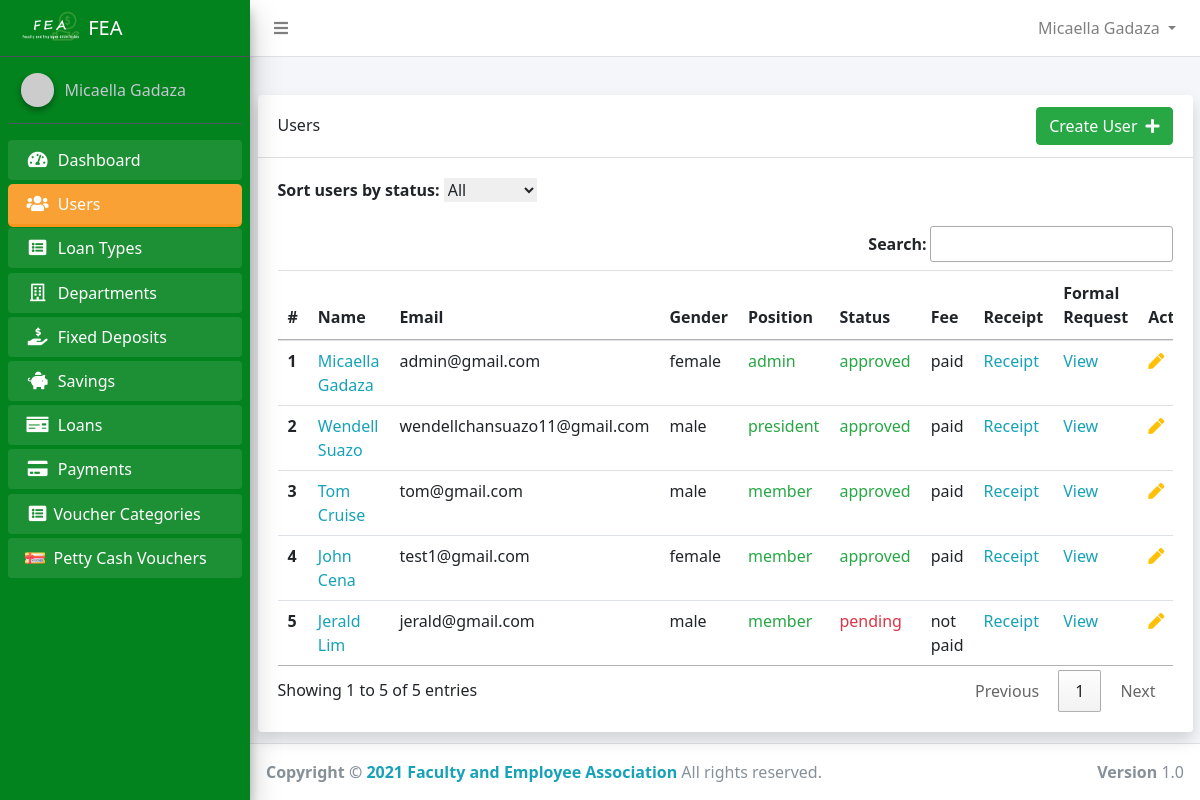
The page /admin/admin_users.php (signed in) on the database as committed earlier.
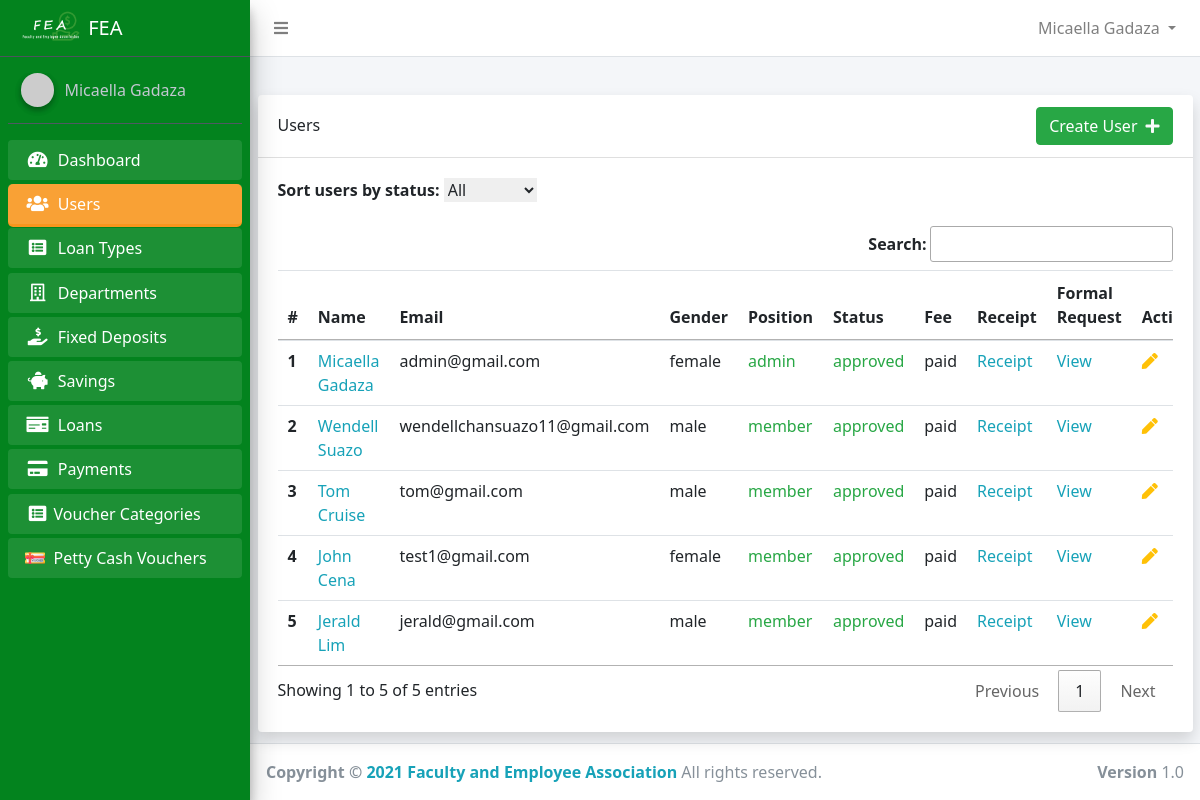
The same page on the database as committed later.
### tables this page shows
CREATE TABLE `users` (
  `id` int(11) NOT NULL,
  `account_number` varchar(50) NOT NULL,
  `firstname` varchar(50) NOT NULL,
  `middlename` varchar(50) NOT NULL,
  `lastname` varchar(50) NOT NULL,
  `home_address` varchar(255) NOT NULL,
  `permanent_address` varchar(255) NOT NULL,
  `gender` varchar(50) NOT NULL,
  `birth_date` varchar(255) DEFAULT NULL,
  `contact_number` varchar(50) NOT NULL,
  `email` varchar(50) NOT NULL,
  `password` varchar(50) NOT NULL,
  `position_id` int(11) DEFAULT NULL,
  `sg` int(11) NOT NULL,
  `employment_status` varchar(50) NOT NULL,
  `department_id` int(11) NOT NULL,
  `name_of_spouse` varchar(100) NOT NULL,
  `fathers_name` varchar(100) NOT NULL,
  `mothers_maiden_name` varchar(50) NOT NULL,
  `beneficiary` varchar(255) NOT NULL,
  `paid_membership` tinyint(1) NOT NULL DEFAULT 0,
  `active` tinyint(1) NOT NULL DEFAULT 0,
  `reason1` text DEFAULT NULL,
  `reason2` text DEFAULT NULL,
  `reason3` text DEFAULT NULL,
  `created_at` timestamp NOT NULL DEFAULT current_timestamp()
);

CREATE TABLE `positions` (
  `id` int(11) NOT NULL,
  `name` varchar(50) NOT NULL
);

### app/config/config.php (called while the page is built, shortened)
<?php
class Connection
{
    public $conn;
    public function __construct()
    {
        try {
            $dsn = 'mysql:host=' . HOST . ';dbname=' . DB_NAME;
            $this->conn = new PDO($dsn, USERNAME, PASSWORD);
            $this->conn->setAttribute(PDO::ATTR_DEFAULT_FETCH_MODE, PDO::FETCH_OBJ);
            $this->conn->setAttribute(PDO::ATTR_EMULATE_PREPARES, false);
        } catch (PDOException $e) {
            echo "Error!: " . $e->getMessage() . "<br/>";
            die();
        }
        return $this->conn;
    }
}

### app/controllers/admin/UserController.php (called while the page is built, shortened)
<?php
class AdminUser extends Connection
{
    public function index($status)
    {
        if ($status === '' || $status === 'all') {
            $sql = "SELECT * FROM users";
            $stmt = $this->conn->query($sql);
            $stmt->execute();
            return $stmt->fetchAll();
        } else {
            $sql = "SELECT * FROM users WHERE active=:status";
            $stmt = $this->conn->prepare($sql);
            $stmt->execute(['status' => $status]);
            return $stmt->fetchAll();
        }
    }
    public function getPosition($id)
    {
        $sql = "SELECT * FROM positions WHERE id=:id";
        $stmt = $this->conn->prepare($sql);
        $stmt->execute(['id' => $id]);
        $position = $stmt->fetch();
        if ($position->name) {
            return $position->name;
        }
    }
}

### admin/admin_users.php (the view, shortened to what the changed rows need)
<?php
require_once  '../app/includes/admin/header.php';
$adminUser = new AdminUser();
$users = $adminUser->index('');
?>
<div class="container">
    <div class="card shadow">
        <div class="card-body">
            <div class="table-responsive">
                <?php if ($users) : ?>
                    <table class="table" id="myTable">
                        <thead>
                            <tr>
                                <th scope="col">#</th>
                                <th scope="col">Name</th>
                                <th scope="col">Email</th>
                                <th scope="col">Gender</th>
                                <th scope="col">Position</th>
                                <th scope="col">Status</th>
                                <th scope="col">Fee</th>
                                <th scope="col">Receipt</th>
                                <th scope="col">Formal Request</th>
                                <th scope="col">Actions</th>
                            </tr>
                        </thead>
                        <tbody>
                            <?php foreach ($users as $key => $singleUser) : ?>
                                <tr class="align-items-center">
                                    <th scope="row"><?php echo $key + 1 ?></th>
                                    <td><a class="text-info" href="admin_user_detail.php?id=<?php echo $singleUser->id ?>"><?php echo ucfirst($singleUser->firstname) . ' ' . ucfirst($singleUser->lastname) ?></a></td>
                                    <td><?php echo $singleUser->email ?></td>
                                    <td><?php echo $singleUser->gender ?></td>
                                    <td>
                                        <span class="<?php echo ($adminUser->getPosition($singleUser->position_id) != 'customer') ? 'text-success' : 'text-secondary' ?> ">
                                            <?php echo $adminUser->getPosition($singleUser->position_id) ?>
                                        </span>
                                    </td>
                                    <td>
                                        <?php if ($singleUser->active) : ?>
                                            <span class="text-success">approved</span>
                                        <?php else : ?>
                                            <span class="text-danger">pending</span>
                                        <?php endif; ?>
                                    </td>
                                    <td><?php echo ($singleUser->paid_membership) ? 'paid' : 'not paid' ?></td>
                                    <td><a href="membership_receipt.php?id=<?php echo $singleUser->id ?>" class="text-info">Receipt</a></td>
                                    <td><a href="membership_request.php?id=<?php echo $singleUser->id ?>" class="text-info">View</a></td>
                                    <td class="d-flex">
                                        <form action="admin_user_update.php" method="POST">
                                            <button type="submit" class="text-warning mr-3" style="border:none; background:none">
                                                <i class="fas fa-pen"></i>
                                            </button>
                                        </form>
                                    </td>
                                </tr>
                            <?php endforeach; ?>
                        </tbody>
                    </table>
                <?php else : ?>
                    <h2 class="text-secondary text-center">No User Yet</h2>
                <?php endif; ?>
            </div>
        </div>
    </div>
</div>
</div>
<?php require_once BASE . '/app/includes/admin/footer.php' ?>

Rows that differ between the two databases and show on the page:
changed users "Wendell": position.name "president" → "member"
changed users "Jerald": active "pending" → "approved"; paid_membership "not paid" → "paid"
